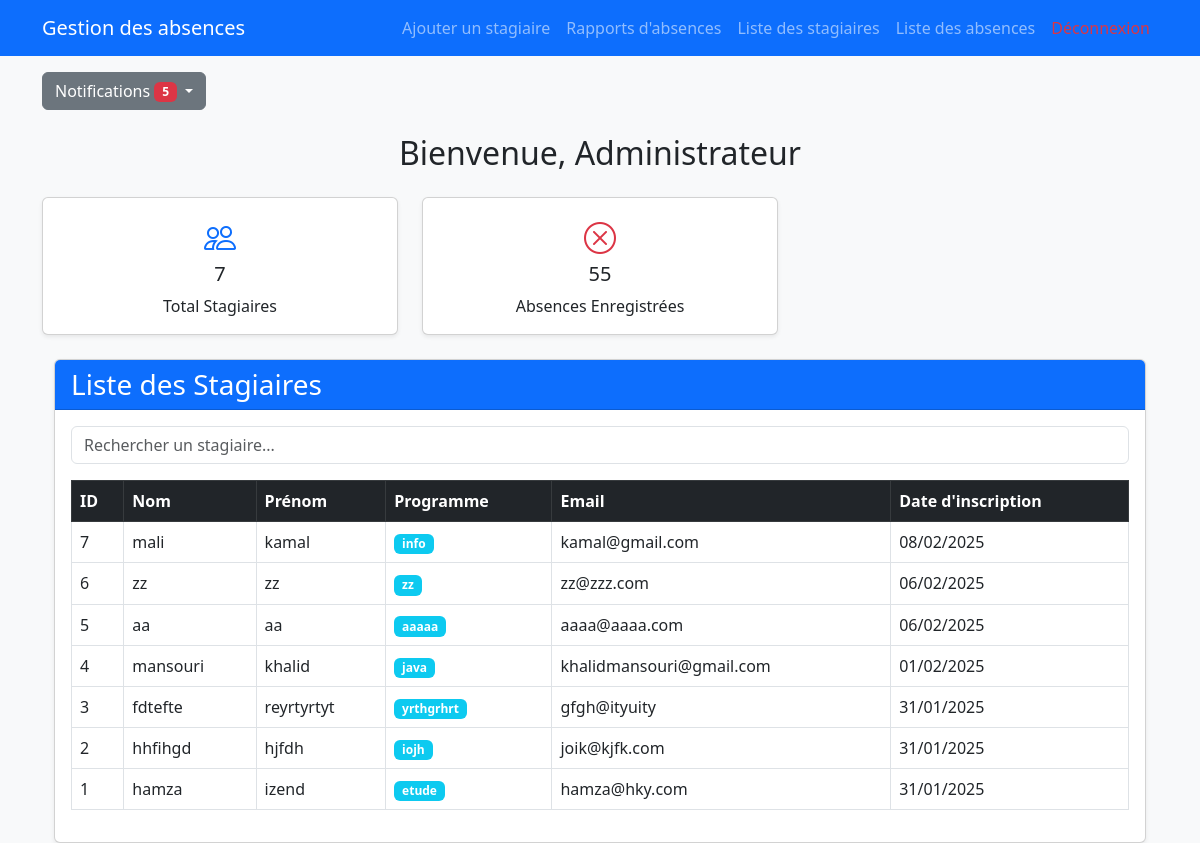
Screenshot of /index.php?page=liste_stagiaire (signed in) with the database file from the repository.
### tables this page shows
CREATE TABLE `utilisateurs` (
  `id` int(11) NOT NULL,
  `nom` varchar(100) NOT NULL,
  `prenom` varchar(100) NOT NULL,
  `email` varchar(150) NOT NULL,
  `mot_de_passe` varchar(255) NOT NULL,
  `role` enum('administrateur','professeur') NOT NULL,
  `date_creation` timestamp NOT NULL DEFAULT current_timestamp()
);

CREATE TABLE `stagiaires` (
  `id` int(11) NOT NULL,
  `nom` varchar(100) NOT NULL,
  `prenom` varchar(100) NOT NULL,
  `programme` varchar(100) NOT NULL,
  `email` varchar(150) DEFAULT NULL,
  `date_inscription` timestamp NOT NULL DEFAULT current_timestamp()
);

### index.php (the view, shortened to what this page needs)
<?php
require_once 'notifications.php';
$user_id = $_SESSION['utilisateur_id'];
$stmt = $pdo->prepare("SELECT role FROM utilisateurs WHERE id = ?");
$stmt->execute([$user_id]);
$user = $stmt->fetch(PDO::FETCH_ASSOC);
$role = $user['role'] ?? 'professeur';
$stmtNotif = $pdo->prepare("SELECT * FROM notifications WHERE utilisateur_id = ? ORDER BY date_notification DESC LIMIT 5");
$stmtNotif->execute([$user_id]);
$notifications = $stmtNotif->fetchAll();
$nbStagiaires = $pdo->query("SELECT COUNT(*) FROM stagiaires")->fetchColumn();
$nbAbsences = $pdo->query("SELECT COUNT(*) FROM absences")->fetchColumn();
?>
<!DOCTYPE html>
<html lang="fr">
<head>
    <link href="https://cdn.jsdelivr.net/npm/bootstrap@5.3.0/dist/css/bootstrap.min.css" rel="stylesheet">
</head>
<body class="bg-light">
<nav class="navbar navbar-expand-lg navbar-dark bg-primary">
    <div class="container">
        <a class="navbar-brand" href="index.php">Gestion des absences</a>
        <div class="collapse navbar-collapse" id="navbarNav">
            <ul class="navbar-nav ms-auto">
                <?php if ($role === 'administrateur') : ?>
                    <li class="nav-item"><a class="nav-link" href="?page=ajout_stagiaire">Ajouter un stagiaire</a></li>
                    <li class="nav-item"><a class="nav-link" href="?page=report_absence">Rapports d'absences</a></li>
                <?php else : ?>
                    <li class="nav-item"><a class="nav-link" href="?page=ajout_absence">Ajouter une absence</a></li>
                <?php endif; ?>
                <li class="nav-item"><a class="nav-link" href="?page=liste_stagiaire">Liste des stagiaires</a></li>
                <li class="nav-item"><a class="nav-link" href="?page=liste_absence">Liste des absences</a></li>
                <li class="nav-item"><a class="nav-link text-danger" href="logout.php">Déconnexion</a></li>
            </ul>
        </div>
    </div>
</nav>
<div class="container mt-3">
    <div class="dropdown">
        <button class="btn btn-secondary dropdown-toggle" type="button" id="dropdownNotifications" data-bs-toggle="dropdown" aria-expanded="false">
            Notifications <span class="badge bg-danger"><?= count($notifications) ?></span>
        </button>
    </div>
</div>
<div class="container mt-4">
    <h2 class="text-center">Bienvenue, <?= ucfirst($role) ?></h2>
    <div class="row mt-4">
        <div class="col-md-4">
            <div class="card shadow-sm text-center">
                <div class="card-body">
                    <div class="card-icon text-primary"><i class="bi bi-people"></i></div>
                    <h5 class="card-title"><?= $nbStagiaires ?></h5>
                    <p class="card-text">Total Stagiaires</p>
                </div>
            </div>
        </div>
        <div class="col-md-4">
            <div class="card shadow-sm text-center">
                <div class="card-body">
                    <div class="card-icon text-danger"><i class="bi bi-x-circle"></i></div>
                    <h5 class="card-title"><?= $nbAbsences ?></h5>
                    <p class="card-text">Absences Enregistrées</p>
                </div>
            </div>
        </div>
    </div>
    <div class="mt-4">
        <?php
        if (isset($_GET['page'])) {
            $page = $_GET['page'];
            $allowed_pages = ['ajout_stagiaire', 'liste_stagiaire', 'ajout_absence', 'liste_absence', 'report_absence', 'modifier_absence'];
            if (in_array($page, $allowed_pages)) {
                include $page . '.php';
            } else {
                echo "<div class='alert alert-danger'>Page non autorisée.</div>";
            }
        } else {
            echo "<div class='alert alert-info text-center'>Utilisez le menu pour naviguer.</div>";
        }
        ?>
    </div>
</div>
<link rel="stylesheet" href="https://cdn.jsdelivr.net/npm/bootstrap-icons/font/bootstrap-icons.css">
</body>
</html>

### liste_stagiaire.php (shortened to what this page needs)
<?php
include 'baseDonnee.php';
try {
    $stmt = $pdo->query("SELECT * FROM stagiaires ORDER BY date_inscription DESC");
    $stagiaires = $stmt->fetchAll();
} catch (PDOException $e) {
    echo "<div class='alert alert-danger'>Erreur : " . $e->getMessage() . "</div>";
}
?>
<!DOCTYPE html>
<html lang="fr">
<head>
    <link href="https://cdn.jsdelivr.net/npm/bootstrap@5.3.0/dist/css/bootstrap.min.css" rel="stylesheet">
    <link rel="stylesheet" href="https://cdn.jsdelivr.net/npm/bootstrap-icons/font/bootstrap-icons.css">
</head>
<body class="bg-light">
<div class="container mt-4">
    <div class="card shadow-sm">
        <div class="card-header bg-primary text-white">
            <h3 class="mb-0">Liste des Stagiaires</h3>
        </div>
        <div class="card-body">
            <div class="mb-3">
                <input type="text" id="searchInput" class="form-control" placeholder="Rechercher un stagiaire...">
            </div>
            <div class="table-responsive">
                <table class="table table-bordered table-hover">
                    <thead class="table-dark">
                        <tr>
                            <th>ID</th>
                            <th>Nom</th>
                            <th>Prénom</th>
                            <th>Programme</th>
                            <th>Email</th>
                            <th>Date d'inscription</th>
                        </tr>
                    </thead>
                    <tbody id="stagiaireTable">
                        <?php foreach ($stagiaires as $stagiaire): ?>
                        <tr>
                            <td><?= $stagiaire['id'] ?></td>
                            <td><?= htmlspecialchars($stagiaire['nom']) ?></td>
                            <td><?= htmlspecialchars($stagiaire['prenom']) ?></td>
                            <td>
                                <span class="badge bg-info"><?= htmlspecialchars($stagiaire['programme']) ?></span>
                            </td>
                            <td><?= htmlspecialchars($stagiaire['email']) ?></td>
                            <td><?= date("d/m/Y", strtotime($stagiaire['date_inscription'])) ?></td>
                        </tr>
                        <?php endforeach; ?>
                    </tbody>
                </table>
            </div>
        </div>
    </div>
</div>
</body>
</html>

### index.php (style rules this page uses)
.card-icon { font-size: 2rem; }

### rows the page displays
utilisateurs: role "Administrateur"
stagiaires: id "7", nom "mali", prenom "kamal", programme "info", email "kamal@gmail.com", date_inscription "08/02/2025"
stagiaires: id "6", nom "zz", prenom "zz", programme "zz", email "zz@zzz.com", date_inscription "06/02/2025"
stagiaires: id "5", nom "aa", prenom "aa", programme "aaaaa", email "aaaa@aaaa.com", date_inscription "06/02/2025"
stagiaires: id "4", nom "mansouri", prenom "khalid", programme "java", email "khalidmansouri@gmail.com", date_inscription "01/02/2025"
stagiaires: id "3", nom "fdtefte", prenom "reyrtyrtyt", programme "yrthgrhrt", email "gfgh@ityuity", date_inscription "31/01/2025"
stagiaires: id "2", nom "hhfihgd", prenom "hjfdh", programme "iojh", email "joik@kjfk.com", date_inscription "31/01/2025"
stagiaires: id "1", nom "hamza", prenom "izend", programme "etude", email "hamza@hky.com", date_inscription "31/01/2025"

### other values shown
count($notifications) "5"
$nbStagiaires "7"
$nbAbsences "55"
